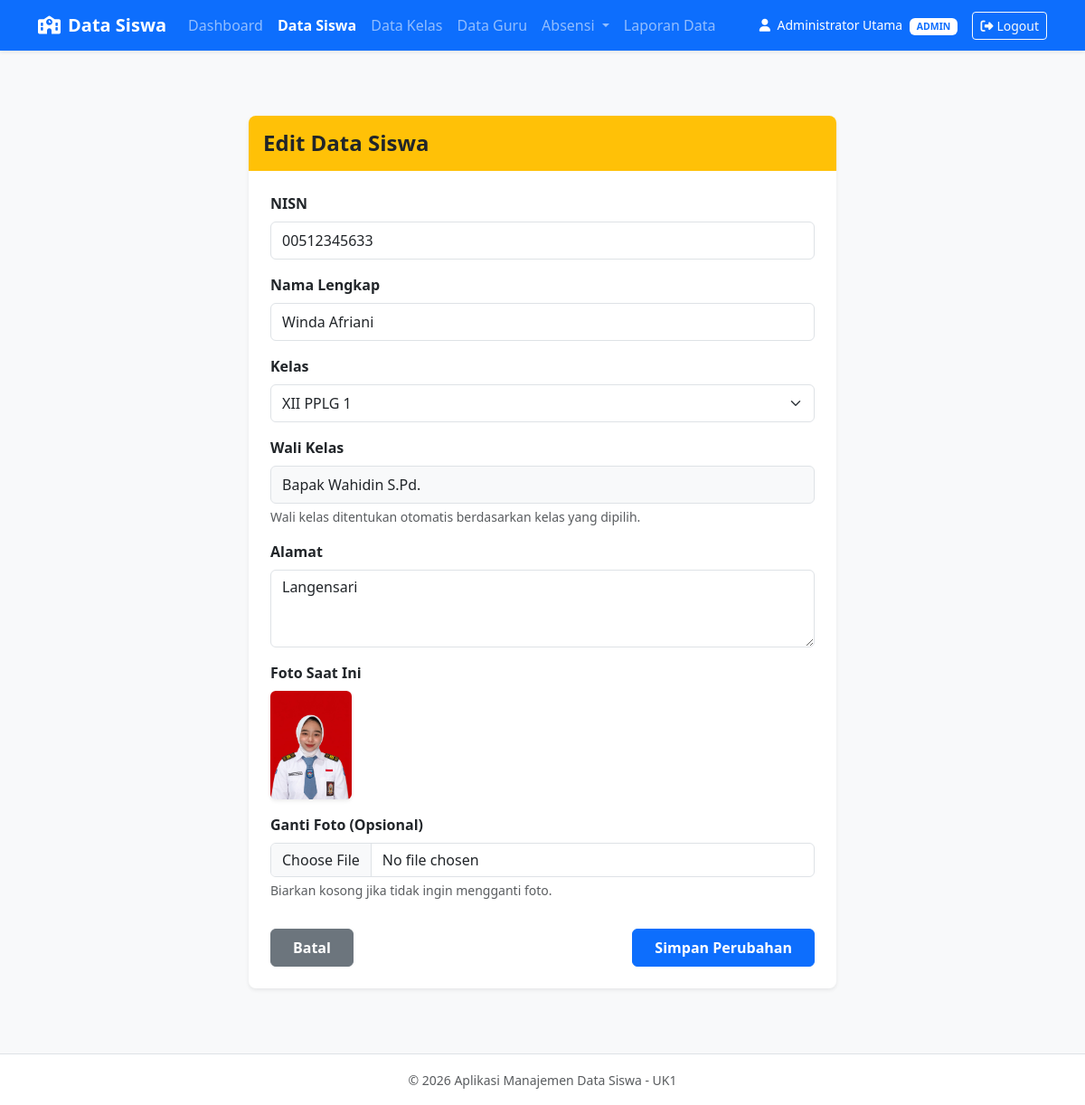
Page /siswa_edit.php?id=7 (signed in) on the committed database.
### tables this page shows
CREATE TABLE `siswa` (
  `id` int NOT NULL,
  `nisn` varchar(20) NOT NULL,
  `nama` varchar(100) NOT NULL,
  `kelas_id` int DEFAULT NULL,
  `alamat` text,
  `foto` varchar(255) DEFAULT 'default.png'
);

CREATE TABLE `kelas` (
  `id` int NOT NULL,
  `nama_kelas` varchar(50) NOT NULL,
  `wali_kelas` varchar(100) DEFAULT NULL,
  `guru_id` int DEFAULT NULL
);

### siswa_edit.php (the view, shortened to what this page needs)
<?php
$database = new Database();
$db = $database->getConnection();
$id = $_GET['id'] ?? null;
$query = "SELECT s.*, k.wali_kelas FROM siswa s LEFT JOIN kelas k ON s.kelas_id = k.id WHERE s.id = :id LIMIT 1";
$stmt = $db->prepare($query);
$stmt->bindParam(':id', $id);
$stmt->execute();
$siswa = $stmt->fetch(PDO::FETCH_ASSOC);
$query_kelas = "SELECT * FROM kelas ORDER BY nama_kelas ASC";
$stmt_kelas = $db->prepare($query_kelas);
$stmt_kelas->execute();
$list_kelas = $stmt_kelas->fetchAll(PDO::FETCH_ASSOC);
include 'views/header.php';
?>
<div class="container my-5 d-flex justify-content-center">
    <div class="card shadow-sm border-0 rounded-3 style-card" style="width: 100%; max-width: 650px;">
        <div class="card-header bg-warning text-dark py-3 border-0 rounded-top-3">
            <h4 class="fw-bold mb-0">Edit Data Siswa</h4>
        </div>
        <div class="card-body p-4">
            <form action="siswa_edit.php?id=<?= htmlspecialchars($id); ?>" method="POST" enctype="multipart/form-data">
                <div class="mb-3">
                    <label for="nisn" class="form-label fw-semibold text-dark">NISN</label>
                    <input type="text" class="form-control py-2" id="nisn" name="nisn" value="<?= htmlspecialchars($_POST['nisn'] ?? $siswa['nisn']); ?>" placeholder="Masukkan NISN siswa" required>
                </div>
                <div class="mb-3">
                    <label for="nama" class="form-label fw-semibold text-dark">Nama Lengkap</label>
                    <input type="text" class="form-control py-2" id="nama" name="nama" value="<?= htmlspecialchars($_POST['nama'] ?? $siswa['nama']); ?>" placeholder="Masukkan nama siswa" required>
                </div>
                <div class="mb-3">
                    <label for="kelas_id" class="form-label fw-semibold text-dark">Kelas</label>
                    <select class="form-select py-2" id="kelas_id" name="kelas_id" required>
                        <?php foreach ($list_kelas as $kelas): ?>
                            <option value="<?= $kelas['id']; ?>" <?= (($_POST['kelas_id'] ?? $siswa['kelas_id']) == $kelas['id']) ? 'selected' : ''; ?>>
                                <?= htmlspecialchars($kelas['nama_kelas']); ?>
                            </option>
                        <?php endforeach; ?>
                    </select>
                </div>
                <div class="mb-3">
                    <label for="wali_kelas" class="form-label fw-semibold text-dark">Wali Kelas</label>
                    <input type="text" class="form-control py-2 bg-light" id="wali_kelas" value="<?= htmlspecialchars($siswa['wali_kelas'] ?? '-'); ?>" readonly>
                    <div class="form-text">Wali kelas ditentukan otomatis berdasarkan kelas yang dipilih.</div>
                </div>
                <div class="mb-3">
                    <label for="alamat" class="form-label fw-semibold text-dark">Alamat</label>
                    <textarea class="form-control" id="alamat" name="alamat" rows="3" placeholder="Masukkan alamat siswa"><?= htmlspecialchars($_POST['alamat'] ?? $siswa['alamat']); ?></textarea>
                </div>
                <div class="mb-3">
                    <label class="form-label fw-semibold text-dark d-block">Foto Saat Ini</label>
                    <?php if (!empty($siswa['foto']) && file_exists('uploads/' . $siswa['foto'])): ?>
                        <img src="uploads/<?= htmlspecialchars($siswa['foto']); ?>" alt="Foto Siswa" class="rounded shadow-sm" style="max-height: 120px; object-fit: cover;">
                    <?php else: ?>
                        <span class="badge bg-secondary">Belum ada foto</span>
                    <?php endif; ?>
                </div>
                <div class="mb-4">
                    <label for="foto" class="form-label fw-semibold text-dark">Ganti Foto (Opsional)</label>
                    <input class="form-control" type="file" id="foto" name="foto" accept=".jpg, .jpeg, .png, .webp">
                    <div class="form-text">Biarkan kosong jika tidak ingin mengganti foto.</div>
                </div>
                <div class="d-flex justify-content-between align-items-center pt-2">
                    <a href="siswa_list.php" class="btn btn-secondary px-4 py-2 fw-semibold">Batal</a>
                    <button type="submit" class="btn btn-primary px-4 py-2 fw-semibold">Simpan Perubahan</button>
                </div>
            </form>
        </div>
    </div>
</div>
<?php include 'views/footer.php'; ?>

### rows in the picture
siswa: nisn "00512345633", nama "Winda Afriani", kelas_id "XII PPLG 1", kelas.wali_kelas "Bapak Wahidin S.Pd.", alamat "Langensari", foto (picture)

### other values in the picture
$_SESSION['nama_lengkap'] "Administrator Utama"
$_SESSION['user_role'] "ADMIN"
